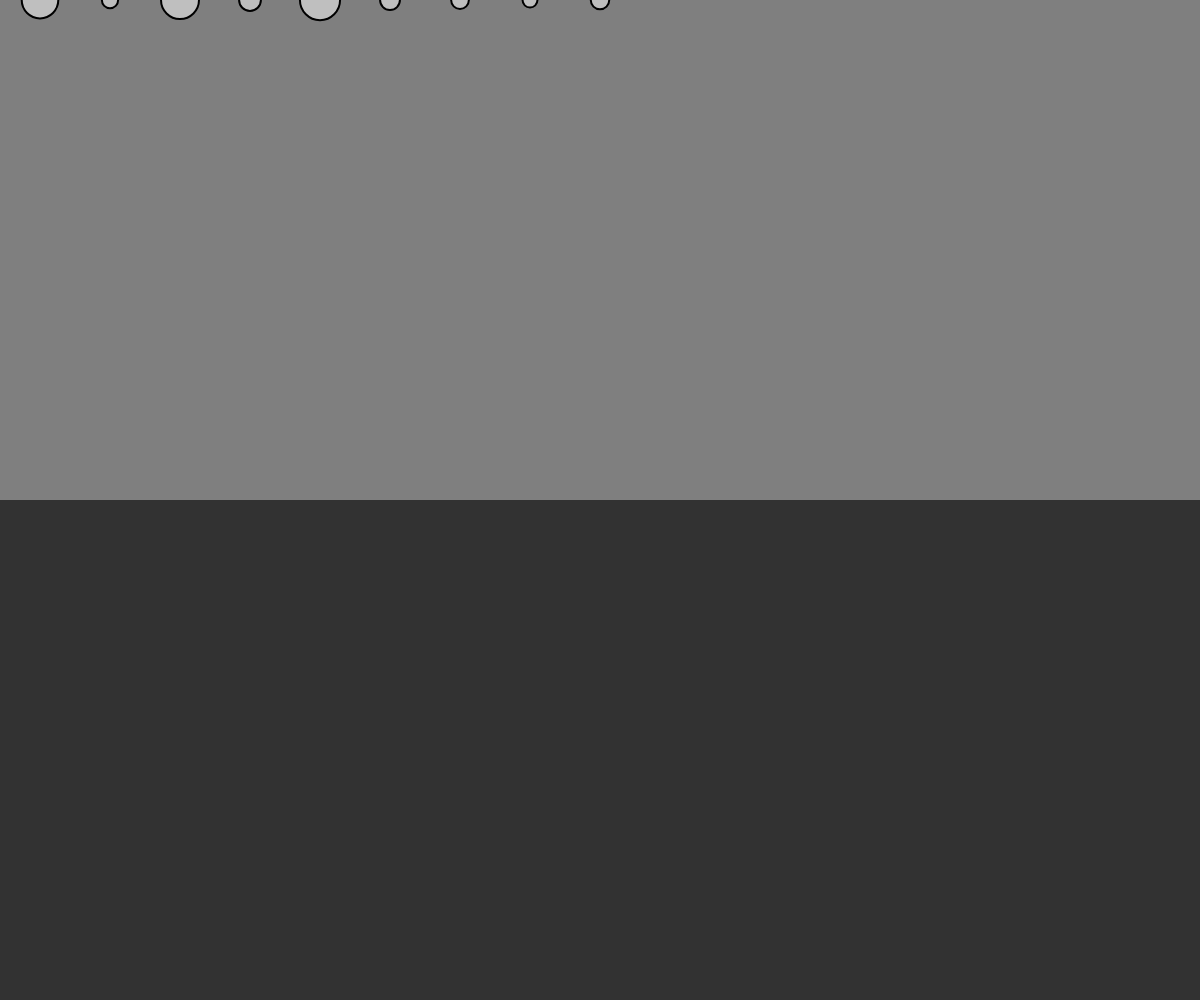
Frame 1 (no input)
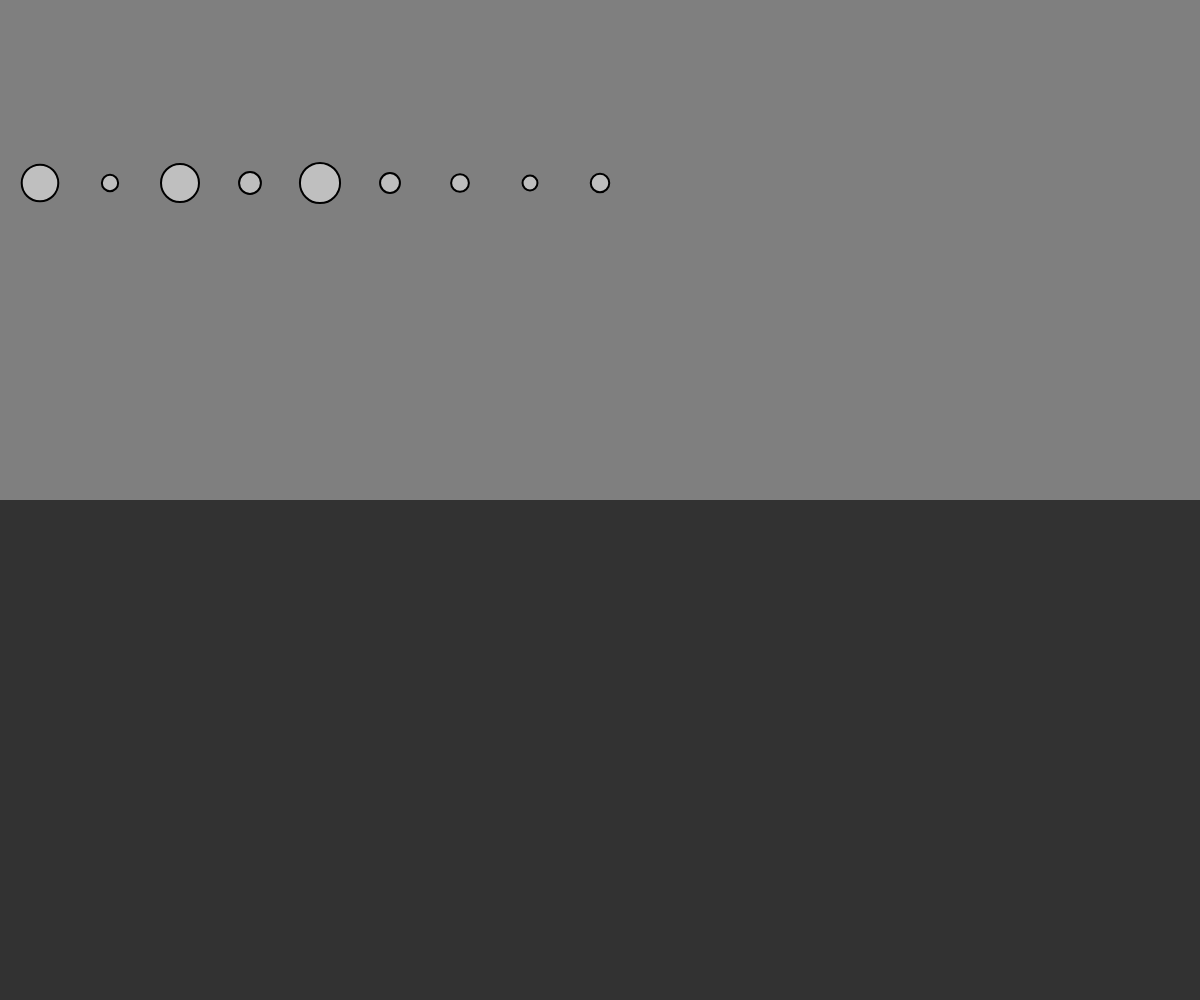
Frame 60 (no input)
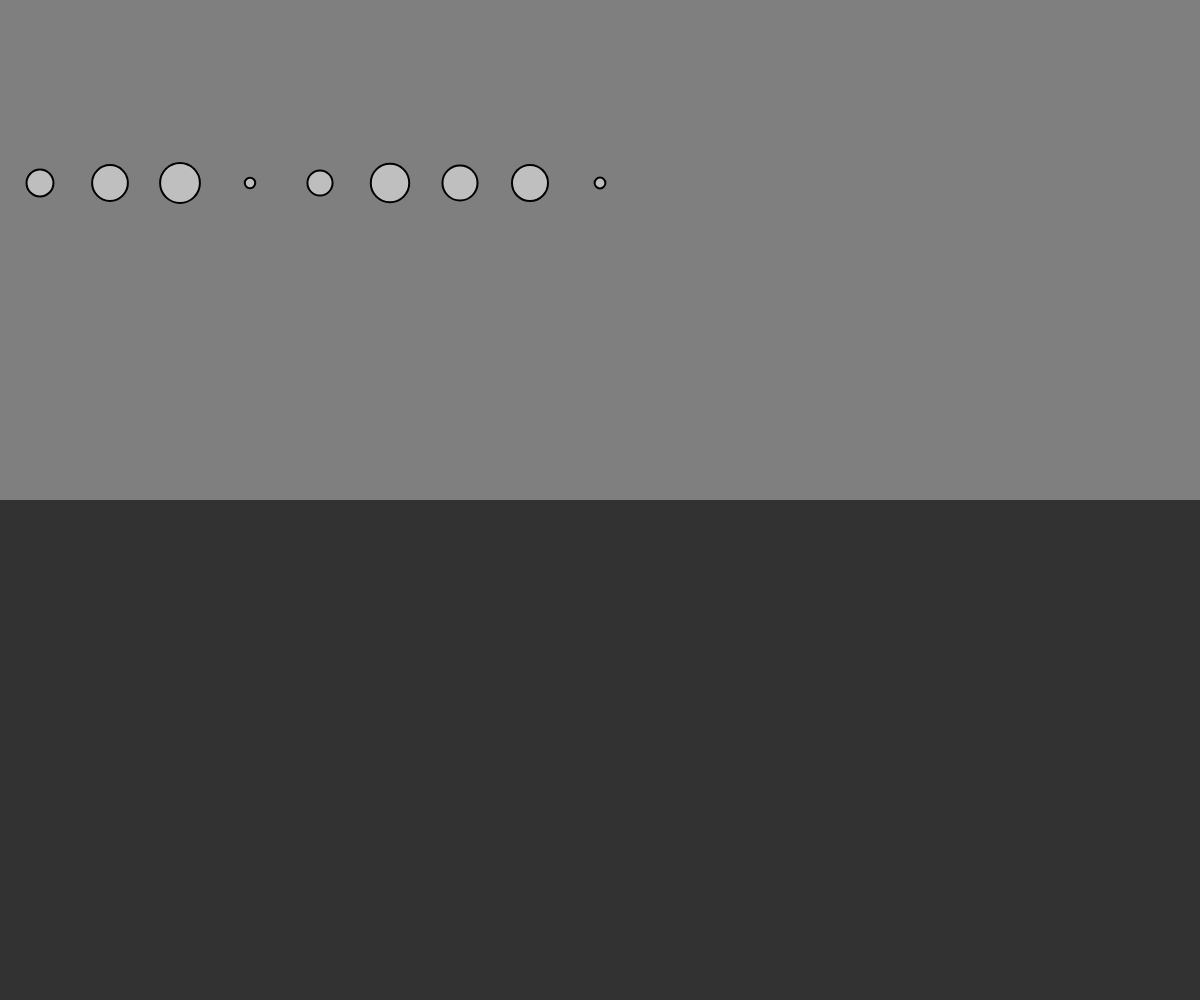
Frame 120 (the mouse pressed at the canvas centre since frame 60)

The p5.js sketch that drew these frames (run headless with seeded random() and noise() and a simulated clock; from frame 60 on, the mouse is pressed at the canvas centre):

// p5.js sketch
// ── sketch.js
// Demonstration of multiple force acting on
// bodies (Mover class)
// Bodies experience gravity continuously
// Bodies experience fluid resistance when in "water"

// Five moving bodies
let movers = [];

// Liquid
let liquid;

function setup() {
  createCanvas(windowWidth, windowHeight);
  reset();
  // Create liquid object
  liquid = new Liquid(0, height / 2, width, height / 2, 0.1);
}

function draw() {
  background(127);

  // Draw water
  liquid.display();

  for (let i = 0; i < movers.length; i++) {

    // Is the Mover in the liquid?
    if (liquid.contains(movers[i])) {
      // Calculate drag force
      let dragForce = liquid.calculateDrag(movers[i]);
      // Apply drag force to Mover
      movers[i].applyForce(dragForce);
    }

    // Gravity is scaled by mass here!
    let gravity = createVector(0, 0.1 * movers[i].mass);
    // Apply gravity
    movers[i].applyForce(gravity);

    // Update and display
    movers[i].update();
    movers[i].display();
    movers[i].checkEdges();
  }

}


function mousePressed() {
  reset();
}

// Restart all the Mover objects randomly
function reset() {
  for (let i = 0; i < 9; i++) {
    movers[i] = new Mover(random(0.5, 3), 40 + i * 70, 0);
  }
}

let Liquid = function(x, y, w, h, c) {
  this.x = x;
  this.y = y;
  this.w = w;
  this.h = h;
  this.c = c;
};

// Is the Mover in the Liquid?
Liquid.prototype.contains = function(m) {
  let l = m.position;
  return l.x > this.x && l.x < this.x + this.w &&
         l.y > this.y && l.y < this.y + this.h;
};

// Calculate drag force
Liquid.prototype.calculateDrag = function(m) {
  // Magnitude is coefficient * speed squared
  let speed = m.velocity.mag();
  let dragMagnitude = this.c * speed * speed;

  // Direction is inverse of velocity
  let dragForce = m.velocity.copy();
  dragForce.mult(-1);

  // Scale according to magnitude
  // dragForce.setMag(dragMagnitude);
  dragForce.normalize();
  dragForce.mult(dragMagnitude);
  return dragForce;
};

Liquid.prototype.display = function() {
  noStroke();
  fill(50);
  rect(this.x, this.y, this.w, this.h);
};

function Mover(m, x, y) {
  this.mass = m;
  this.position = createVector(x, y);
  this.velocity = createVector(0, 0);
  this.acceleration = createVector(0, 0);
}

// Newton's 2nd law: F = M * A
// or A = F / M
Mover.prototype.applyForce = function(force) {
  let f = p5.Vector.div(force, this.mass);
  this.acceleration.add(f);
};

Mover.prototype.update = function() {
  // Velocity changes according to acceleration
  this.velocity.add(this.acceleration);
  // position changes by velocity
  this.position.add(this.velocity);
  // We must clear acceleration each frame
  this.acceleration.mult(0);
};

Mover.prototype.display = function() {
  stroke(0);
  strokeWeight(2);
  fill(255,127);
  ellipse(this.position.x, this.position.y, this.mass * 16, this.mass * 16);
};

// Bounce off bottom of window
Mover.prototype.checkEdges = function() {
  if (this.position.y > (height - this.mass * 8)) {
    // A little dampening when hitting the bottom
    this.velocity.y *= -0.9;
    this.position.y = (height - this.mass * 8);
  }
};
